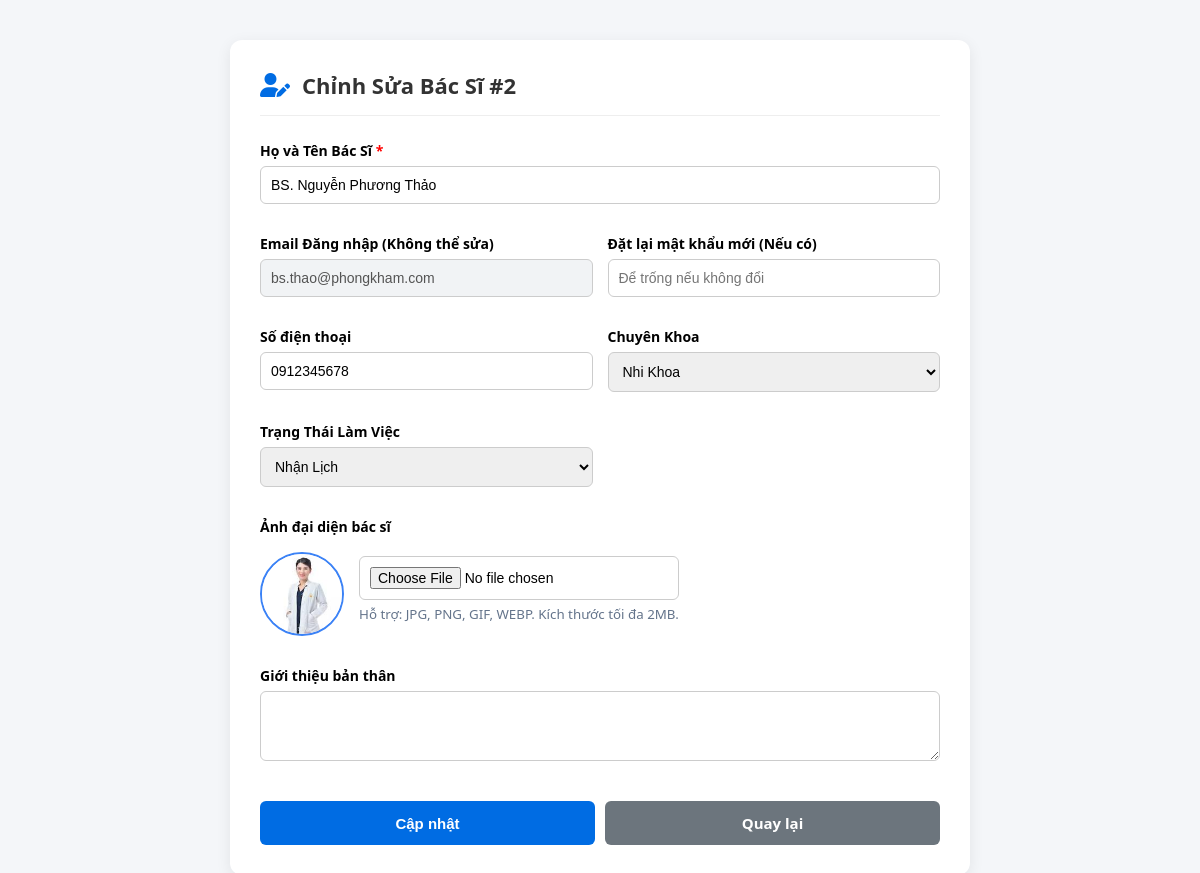
The app's page /backend/admin/edit_doctor.php?id=2 with its own data.
### tables this page shows
CREATE TABLE IF NOT EXISTS `bacsi` (
  `MaBacSi` int UNSIGNED NOT NULL AUTO_INCREMENT,
  `MaUser` int UNSIGNED DEFAULT NULL,
  `HoTen` varchar(100) NOT NULL,
  `SoDienThoai` varchar(15) DEFAULT NULL,
  `MaChuyenKhoa` int UNSIGNED DEFAULT NULL,
  `TrangThai` enum('NhanLich','KhongNhanLich','NghiPhep') DEFAULT 'NhanLich',
  `anh_dai_dien` varchar(255) DEFAULT NULL,
  `gioithieu_banthan` text,
  PRIMARY KEY (`MaBacSi`),
  KEY `bacsi_mauser_foreign` (`MaUser`),
  KEY `bacsi_machuyenkhoa_foreign` (`MaChuyenKhoa`)
);

CREATE TABLE IF NOT EXISTS `users` (
  `MaUser` int UNSIGNED NOT NULL AUTO_INCREMENT,
  `Email` varchar(100) NOT NULL,
  `MatKhau` varchar(255) NOT NULL,
  `Role` enum('Admin','BacSi','BenhNhan') NOT NULL,
  `verification_token` varchar(64) DEFAULT NULL,
  `email_verified_at` timestamp NULL DEFAULT NULL,
  `reset_token` varchar(255) DEFAULT NULL,
  `reset_token_expires_at` timestamp NULL DEFAULT NULL,
  `TrangThaiEmail` enum('ChuaXacThuc','DaXacThuc') DEFAULT 'ChuaXacThuc',
  `MaXacThucEmail` varchar(100) DEFAULT NULL,
  `ThoiGianHetHanMaXacThuc` datetime DEFAULT NULL,
  `ResetToken` varchar(100) DEFAULT NULL,
  `ResetTokenExpire` datetime DEFAULT NULL,
  `TrangThaiToken` enum('ChuaSuDung','DaSuDung') DEFAULT 'ChuaSuDung',
  `Created_at` timestamp NULL DEFAULT CURRENT_TIMESTAMP,
  PRIMARY KEY (`MaUser`),
  UNIQUE KEY `users_email_unique` (`Email`)
);

CREATE TABLE IF NOT EXISTS `chuyenkhoa` (
  `MaChuyenKhoa` int UNSIGNED NOT NULL AUTO_INCREMENT,
  `TenChuyenKhoa` varchar(100) NOT NULL,
  `MoTa` text,
  PRIMARY KEY (`MaChuyenKhoa`)
);

### backend/admin/edit_doctor.php (the view, shortened to what this page needs)
<?php
include '../config/connect.php';
$doctor = [];
if (isset($_GET['id'])) {
    $ma_bs = $conn->real_escape_string($_GET['id']);
    $res = $conn->query("SELECT b.*, u.Email
                         FROM bacsi b
                         INNER JOIN users u ON b.MaUser = u.MaUser
                         WHERE b.MaBacSi = '$ma_bs'");
    if ($res && $res->num_rows > 0) {
        $doctor = $res->fetch_assoc();
    } else {
        echo "Không tìm thấy thông tin bác sĩ!";
        exit();
    }
} else {
    header("Location: ../../frontend/admin/admin.php?page=doctors");
    exit();
}
$chuyen_khoa_res = $conn->query("SELECT * FROM chuyenkhoa");
?>
<!DOCTYPE html>
<html lang="vi">
<head>
    <link rel="stylesheet" href="https://cdnjs.cloudflare.com/ajax/libs/font-awesome/6.0.0/css/all.min.css">
    <link rel="stylesheet" href="css/doctor.css">
</head>
<body>
<div class="form-card">
    <div class="form-header">
        <i class="fas fa-user-edit" style="font-size: 24px; color: var(--primary);"></i>
        <h2>Chỉnh Sửa Bác Sĩ #<?= $doctor['MaBacSi'] ?></h2>
    </div>
    <form method="POST" action="" enctype="multipart/form-data">
        <div class="form-grid">
            <div class="form-group full-width">
                <label>Họ và Tên Bác Sĩ <span style="color:red">*</span></label>
                <input type="text" name="HoTen" value="<?= htmlspecialchars($doctor['HoTen']) ?>" required>
            </div>
            <div class="form-group">
                <label>Email Đăng nhập (Không thể sửa)</label>
                <input type="text" value="<?= htmlspecialchars($doctor['Email']) ?>" disabled style="background: #f1f3f5;">
            </div>
            <div class="form-group">
                <label>Đặt lại mật khẩu mới (Nếu có)</label>
                <input type="password" name="MatKhauMoi" placeholder="Để trống nếu không đổi">
            </div>
            <div class="form-group">
                <label>Số điện thoại</label>
                <input type="text" name="SoDienThoai" value="<?= htmlspecialchars($doctor['SoDienThoai'] ?? '') ?>">
            </div>
            <div class="form-group">
                <label>Chuyên Khoa</label>
                <select name="MaChuyenKhoa">
                    <?php while($ck = $chuyen_khoa_res->fetch_assoc()): ?>
                        <option value="<?= $ck['MaChuyenKhoa'] ?>" <?= $doctor['MaChuyenKhoa'] == $ck['MaChuyenKhoa'] ? 'selected' : '' ?>>
                            <?= htmlspecialchars($ck['TenChuyenKhoa']) ?>
                        </option>
                    <?php endwhile; ?>
                </select>
            </div>
            <div class="form-group">
                <label>Trạng Thái Làm Việc</label>
                <select name="TrangThai">
                    <option value="NhanLich" <?= $doctor['TrangThai'] == 'NhanLich' ? 'selected' : '' ?>>Nhận Lịch</option>
                </select>
            </div>
            <div class="form-group full-width">
                <label>Ảnh đại diện bác sĩ</label>
                <div class="img-upload-container">
                    <?php
                        $img_src = !empty($doctor['anh_dai_dien']) ? "../../frontend/admin/" . $doctor['anh_dai_dien'] : "https://via.placeholder.com/150";
                    ?>
                    <img id="imgPreview" src="<?= htmlspecialchars($img_src) ?>" alt="Preview" class="preview-img">
                    <div>
                        <input type="file" name="anh_dai_dien" id="fileInput" accept="image/*">
                        <small style="color: #64748b; display: block; margin-top: 5px;">Hỗ trợ: JPG, PNG, GIF, WEBP. Kích thước tối đa 2MB.</small>
                    </div>
                </div>
            </div>
            <div class="form-group full-width">
                <label>Giới thiệu bản thân</label>
                <textarea name="gioithieu_banthan" rows="3"><?= htmlspecialchars($doctor['gioithieu_banthan'] ?? '') ?></textarea>
            </div>
        </div>
        <div class="btn-action-group">
            <button type="submit" class="btn btn-save">Cập nhật</button>
            <a href="../../frontend/admin/admin.php?page=doctors" class="btn btn-cancel">Quay lại</a>
        </div>
    </form>
</div>
</body>
</html>

### backend/admin/css/doctor.css (style rules this page uses)
:root { --primary: #006ce3; --bg: #f4f6f9; --text: #333; }
body { font-family: 'Segoe UI', sans-serif; background-color: var(--bg); margin: 0; padding: 40px 20px; display: flex; justify-content: center; }
.form-card { background: #fff; padding: 30px; border-radius: 12px; box-shadow: 0 4px 15px rgba(0,0,0,0.08); max-width: 680px; width: 100%; }
.form-header { display: flex; align-items: center; gap: 12px; margin-bottom: 25px; border-bottom: 1px solid #eee; padding-bottom: 15px; }
.form-header h2 { margin: 0; font-size: 22px; color: var(--text); }
.form-grid { display: grid; grid-template-columns: 1fr 1fr; gap: 15px; }
.full-width { grid-column: span 2; }
.form-group { margin-bottom: 15px; }
.form-group label { display: block; margin-bottom: 6px; font-weight: 600; font-size: 14px; }
.form-group input, .form-group select, .form-group textarea { width: 100%; padding: 10px; border: 1px solid #ccc; border-radius: 6px; box-sizing: border-box; font-size: 14px; }
.btn-action-group { display: flex; gap: 10px; margin-top: 20px; }
.btn { flex: 1; padding: 12px; border: none; border-radius: 6px; cursor: pointer; font-weight: bold; text-align: center; text-decoration: none; font-size: 15px; }
.btn-save { background: var(--primary); color: white; }
.btn-cancel { background: #6c757d; color: white; }
.preview-img { width: 80px; height: 80px; object-fit: cover; border-radius: 50%; border: 2px solid #3b82f6; margin-top: 10px; display: block; }
.img-upload-container { display: flex; align-items: center; gap: 15px; }

### records on screen
bacsi: MaBacSi "2", HoTen "BS. Nguyễn Phương Thảo", Email "bs.thao@phongkham.com", SoDienThoai "0912345678", MaChuyenKhoa "Nhi Khoa", TrangThai "Nhận Lịch", anh_dai_dien (picture)
